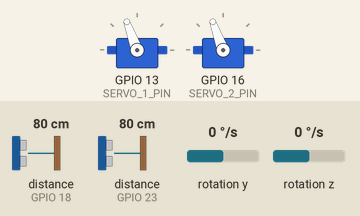
Bench run of a sketch on a simulated ESP32. Parts: 2 × servo. Wiring (inferred from the names in the program): 2 × ultrasonic range finder: trigger GPIO 5, echo GPIO 18 / trigger GPIO 19, echo GPIO 23; MPU-6050 motion sensor at I2C address 0x68. The inputs (shaded band) are chosen by the test bench; at power-on: distance to the obstacle (sensors on GPIO 18, GPIO 23) 80 cm, rotation y 0 °/s, rotation z 0 °/s. The echo pulse lasts 58.3 µs per cm; servo pulses on a pin are drawn as a servo (544–2400 µs = 0–180°); what the sketch prints to the serial monitor is not drawn.

Above: at 1.4 s.
1.5 s: distance to the obstacle (sensor on GPIO 18) set to 2 cm
At 2.93 s:
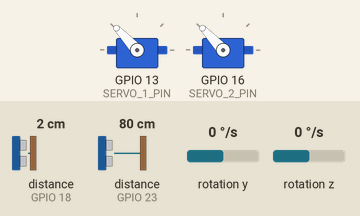
4.5 s: distance to the obstacle (sensor on GPIO 18) set to 4 cm
At 5.5 s:
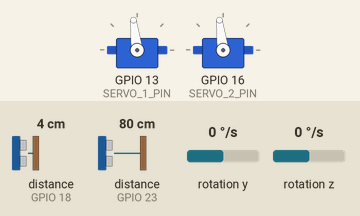
7.5 s: distance to the obstacle (sensor on GPIO 23) set to 4 cm
At 8.38 s:
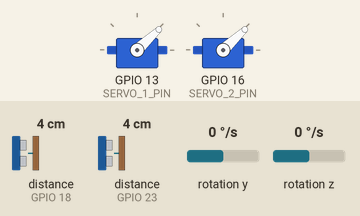
10.5 s: distance to the obstacle (sensor on GPIO 23) set to 18 cm
At 10.69 s:
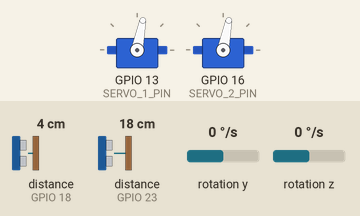
13.5 s: rotation y set to -192 °/s
16.5 s: rotation z set to -192 °/s
Timing chart, 0 to 20.5 s (numbered marks = the images above; inputs shaded):
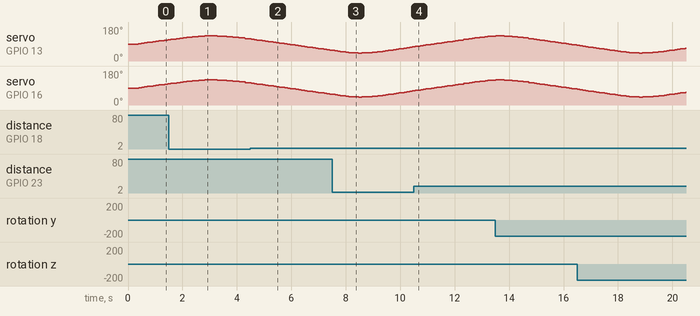

The sketch:

bupi_sonar_3d_scanner.ino
```cpp
/*
 * ==============================================================================
 * BUPI DUAL-ULTRASONIC + DUAL-SERVO 2.5D/3D SPATIAL SCANNER FIRMWARE
 * Smooth S-Curve Motion & Micro-Stepped Turret Sweeping
 * Project: BUPI Autonomous Robotics Fleet
 * Target: ESP32 Microcontroller (Zero External Library Conflicts)
 *
 * HARDWARE PINOUT:
 *   - Sensor 1 (Low / Primary Beam):  TRIG_1 = GPIO 5,  ECHO_1 = GPIO 18 (Voltage Shifted)
 *   - Sensor 2 (High / Tilted Beam):   TRIG_2 = GPIO 19, ECHO_2 = GPIO 23 (D23 on silkscreen)
 *   - Servo 1 (Azimuth / Yaw 1):       GPIO 13 (50 Hz Hardware PWM)
 *   - Servo 2 (Elevation / Yaw 2):     GPIO 16 (50 Hz Hardware PWM)
 *   - MPU6050 IMU (Optional Auto-ID): SDA = GPIO 21,  SCL = GPIO 22 (0x68 / 0x69)
 *
 * SMOOTH MOTION FEATURES:
 *   1. Sub-Degree Micro-Resolution via 14-Bit LEDC PWM (0.11 deg step precision).
 *   2. Quintic Smoothstep Hermite S-Curve Easing: S(t) = 6t^5 - 15t^4 + 10t^3.
 *   3. Soft Boundary Deceleration: Cosine easing when approaching min/max sector bounds.
 *   4. Anti-Brownout Staggered Micro-Slices (2ms gap between servo PWM writes).
 *   5. Anti-Crosstalk Acoustic Gap (15ms separation + 10ms single-retry fallback).
 * ==============================================================================
 */

#include <Arduino.h>
#include <Wire.h>
#include <math.h>

// --- Hardware Pin Definitions ---
#define TRIG_1_PIN     5
#define ECHO_1_PIN     18
#define TRIG_2_PIN     19
#define ECHO_2_PIN     23    // GPIO 23 (D23) - confirmed wiring without pin 36
#define SERVO_1_PIN    13
#define SERVO_2_PIN    16
#define I2C_SDA_PIN    21
#define I2C_SCL_PIN    22

// --- Servo PWM Setup (50 Hz, 14-bit resolution, 500us to 2400us) ---
#define SERVO_PWM_FREQ       50
#define SERVO_PWM_RES        14     // 0 to 16383
#define SERVO_MIN_US         500
#define SERVO_MAX_US         2400
#define SERVO_PERIOD_US      20000

enum ScanMode {
  MODE_STACKED_3D = 0,
  MODE_OPPOSED_360 = 1,
  MODE_PITCH_TILT_3D = 2
};

struct ScanConfig {
  ScanMode mode        = MODE_STACKED_3D;
  float min_ang        = 45.0f;
  float max_ang        = 135.0f;
  float step_deg       = 2.0f;
  int settle_ms        = 35;  // Full 35ms mechanical stabilization before Sensor 1 triggers
  int move_ms          = 35;
  bool sweep_enabled   = true;
  bool center_locked   = false;
  float pitch_min      = 0.0f;
  float pitch_max      = 30.0f;
  float pitch_step     = 5.0f;
} cfg;

#define SERVO_HORN_OFFSET_CM 3.5f  // Distance from servo rotation pivot to transducer face
#define MAX_ANGLE_BINS       181
#define CACHE_MAX_MISSES     2

// Turret runtime positions (float for sub-degree smooth motion)
float cur_s1_ang = 90.0f;
float cur_s2_ang = 90.0f;
float cur_pitch_ang = 10.0f;
int s1_sweep_dir = 1;
int pitch_dir = 1;

// IMU State
bool imu_detected = false;
uint8_t imu_addr = 0x68;
float gyro_z_bias = 0.0f, gyro_y_bias = 0.0f;
float est_yaw = 0.0f, est_pitch = 0.0f;
unsigned long last_imu_us = 0;

// Rolling per-angle-bin last-valid cache to smooth single-frame acoustic dropouts
float bin_cache_d1[MAX_ANGLE_BINS];
float bin_cache_d2[MAX_ANGLE_BINS];
uint8_t bin_miss1[MAX_ANGLE_BINS];
uint8_t bin_miss2[MAX_ANGLE_BINS];
bool bin_has1[MAX_ANGLE_BINS];
bool bin_has2[MAX_ANGLE_BINS];

// --- Sub-degree High-Resolution LEDC Servo Driver ---
uint32_t angleToDuty(float angle_deg) {
  angle_deg = constrain(angle_deg, 0.0f, 180.0f);
  float pulse_us = (float)SERVO_MIN_US + ((float)(SERVO_MAX_US - SERVO_MIN_US) * angle_deg / 180.0f);
  return (uint32_t)((pulse_us * ((1 << SERVO_PWM_RES) - 1)) / (float)SERVO_PERIOD_US);
}

void initServoPWM() {
#if defined(ESP_ARDUINO_VERSION_MAJOR) && (ESP_ARDUINO_VERSION_MAJOR >= 3)
  ledcAttach(SERVO_1_PIN, SERVO_PWM_FREQ, SERVO_PWM_RES);
  ledcAttach(SERVO_2_PIN, SERVO_PWM_FREQ, SERVO_PWM_RES);
#else
  ledcSetup(0, SERVO_PWM_FREQ, SERVO_PWM_RES);
  ledcAttachPin(SERVO_1_PIN, 0);
  ledcSetup(1, SERVO_PWM_FREQ, SERVO_PWM_RES);
  ledcAttachPin(SERVO_2_PIN, 1);
#endif
}

void writeRawServo1(float angle_deg) {
  uint32_t duty = angleToDuty(angle_deg);
#if defined(ESP_ARDUINO_VERSION_MAJOR) && (ESP_ARDUINO_VERSION_MAJOR >= 3)
  ledcWrite(SERVO_1_PIN, duty);
#else
  ledcWrite(0, duty);
#endif
  cur_s1_ang = angle_deg;
}

void writeRawServo2(float angle_deg) {
  uint32_t duty = angleToDuty(angle_deg);
#if defined(ESP_ARDUINO_VERSION_MAJOR) && (ESP_ARDUINO_VERSION_MAJOR >= 3)
  ledcWrite(SERVO_2_PIN, duty);
#else
  ledcWrite(1, duty);
#endif
  cur_s2_ang = angle_deg;
}

// Quintic Smoothstep Easing: S(t) = 6t^5 - 15t^4 + 10t^3 (zero jerk at endpoints)
float smoothEasing(float t) {
  if (t <= 0.0f) return 0.0f;
  if (t >= 1.0f) return 1.0f;
  return t * t * t * (t * (t * 6.0f - 15.0f) + 10.0f);
}

// Micro-stepped S-curve movement: translates abrupt jumps into smooth glides
void moveServosSmooth(float target_s1, float target_s2, int duration_ms) {
  float start_s1 = cur_s1_ang;
  float start_s2 = cur_s2_ang;
  float delta_1 = target_s1 - start_s1;
  float delta_2 = target_s2 - start_s2;

  if (fabs(delta_1) < 0.05f && fabs(delta_2) < 0.05f) {
    writeRawServo1(target_s1);
    writeRawServo2(target_s2);
    return;
  }

  int slices = duration_ms / 6;
  if (slices < 4) slices = 4;
  int slice_delay = duration_ms / slices;

  for (int i = 1; i <= slices; i++) {
    float t = (float)i / (float)slices;
    float ease = smoothEasing(t);
    writeRawServo1(start_s1 + delta_1 * ease);
    delay(2); // Stagger PWM updates to prevent simultaneous motor coil inrush
    writeRawServo2(start_s2 + delta_2 * ease);
    if (slice_delay > 2) delay(slice_delay - 2);
  }
  writeRawServo1(target_s1);
  writeRawServo2(target_s2);
  delay(cfg.settle_ms);
}

// --- HC-SR04 Ultrasonic Transducer Driver (Calibrated at 24°C + Smart Single Retry) ---
float measureSinglePingCm(uint8_t trig_pin, uint8_t echo_pin, bool &is_valid) {
  digitalWrite(trig_pin, LOW);
  delayMicroseconds(4);
  digitalWrite(trig_pin, HIGH);
  delayMicroseconds(12);
  digitalWrite(trig_pin, LOW);

  unsigned long duration_us = pulseIn(echo_pin, HIGH, 24000UL);
  // Speed of sound at 24°C: 345.8 m/s -> 0.01729 cm/us one-way
  float raw_dist_cm = (float)duration_us * 0.01729f;
  // Filter timeouts (0) and false origin ringing (< 3.0 cm raw echo)
  if (duration_us > 0 && raw_dist_cm >= 3.0f) {
    float dist_cm = raw_dist_cm + SERVO_HORN_OFFSET_CM;
    if (dist_cm <= 400.0f) {
      is_valid = true;
      return dist_cm;
    }
  }
  is_valid = false;
  return 400.0f;
}

float fireSingleUltrasonic(uint8_t trig_pin, uint8_t echo_pin, bool &is_valid) {
  // Primary clean ping
  float d = measureSinglePingCm(trig_pin, echo_pin, is_valid);
  if (is_valid) {
    return d;
  }
  // Smart single retry ONLY on timeout/missed echo after 10ms acoustic clear delay
  delay(10);
  return measureSinglePingCm(trig_pin, echo_pin, is_valid);
}

float applyBinCache(
  float angle_deg,
  float raw_dist,
  bool &is_valid,
  float *cache_dist,
  uint8_t *cache_miss,
  bool *cache_valid
) {
  int bin_idx = constrain((int)roundf(angle_deg), 0, MAX_ANGLE_BINS - 1);
  if (is_valid) {
    cache_dist[bin_idx] = raw_dist;
    cache_miss[bin_idx] = 0;
    cache_valid[bin_idx] = true;
    return raw_dist;
  }

  // Smooth brief acoustic dropouts (<= CACHE_MAX_MISSES) from rolling per-angle cache
  if (cache_valid[bin_idx] && cache_miss[bin_idx] < CACHE_MAX_MISSES) {
    cache_miss[bin_idx]++;
    is_valid = true;
    return cache_dist[bin_idx];
  }

  cache_valid[bin_idx] = false;
  return 400.0f;
}

// --- MPU6050 Raw I2C Driver ---
bool checkI2C(uint8_t addr) {
  Wire.beginTransmission(addr);
  return (Wire.endTransmission() == 0);
}

void initMPU6050() {
  Wire.begin(I2C_SDA_PIN, I2C_SCL_PIN, 400000UL);
  if (checkI2C(0x68)) imu_addr = 0x68;
  else if (checkI2C(0x69)) imu_addr = 0x69;
  else { imu_detected = false; return; }

  imu_detected = true;
  Wire.beginTransmission(imu_addr);
  Wire.write(0x6B); // PWR_MGMT_1
  Wire.write(0x00); // Wake
  Wire.endTransmission();
  delay(15);

  float sum_z = 0.0f, sum_y = 0.0f;
  for (int i = 0; i < 40; i++) {
    Wire.beginTransmission(imu_addr);
    Wire.write(0x45); // GYRO_YOUT_H
    Wire.endTransmission(false);
    Wire.requestFrom(imu_addr, (uint8_t)4);
    if (Wire.available() >= 4) {
      int16_t gy = (Wire.read() << 8) | Wire.read();
      int16_t gz = (Wire.read() << 8) | Wire.read();
      sum_y += (float)gy / 131.0f;
      sum_z += (float)gz / 131.0f;
    }
    delay(3);
  }
  gyro_y_bias = sum_y / 40.0f;
  gyro_z_bias = sum_z / 40.0f;
  last_imu_us = micros();
}

void updateIMU() {
  if (!imu_detected) return;
  unsigned long now_us = micros();
  float dt = (float)(now_us - last_imu_us) / 1000000.0f;
  last_imu_us = now_us;
  if (dt <= 0.0f || dt > 0.5f) dt = 0.02f;

  Wire.beginTransmission(imu_addr);
  Wire.write(0x45);
  Wire.endTransmission(false);
  Wire.requestFrom(imu_addr, (uint8_t)4);
  if (Wire.available() >= 4) {
    int16_t gy = (Wire.read() << 8) | Wire.read();
    int16_t gz = (Wire.read() << 8) | Wire.read();
    float ry = ((float)gy / 131.0f) - gyro_y_bias;
    float rz = ((float)gz / 131.0f) - gyro_z_bias;
    if (fabs(ry) > 0.8f) est_pitch += ry * dt;
    if (fabs(rz) > 0.8f) est_yaw += rz * dt;
  }
}

// --- Serial JSON Configuration Command Parser ---
void handleSerialCommands() {
  while (Serial.available()) {
    String line = Serial.readStringUntil('\n');
    line.trim();
    if (line.length() == 0 || line.charAt(0) != '{') continue;

    if (line.indexOf("\"center_90\":1") != -1 || line.indexOf("\"center\":true") != -1) {
      cfg.center_locked = true;
      cfg.sweep_enabled = false;
      moveServosSmooth(90.0f, 90.0f, 250);
      continue;
    }
    if (line.indexOf("\"center_90\":0") != -1 || line.indexOf("\"resume\":true") != -1) {
      cfg.center_locked = false;
      cfg.sweep_enabled = true;
    }

    if (line.indexOf("\"mode\":\"STACKED_3D\"") != -1) cfg.mode = MODE_STACKED_3D;
    else if (line.indexOf("\"mode\":\"OPPOSED_360\"") != -1) cfg.mode = MODE_OPPOSED_360;
    else if (line.indexOf("\"mode\":\"PITCH_TILT_3D\"") != -1) cfg.mode = MODE_PITCH_TILT_3D;

    int idx_min = line.indexOf("\"min_ang\":");
    if (idx_min != -1) cfg.min_ang = constrain((float)line.substring(idx_min + 10).toFloat(), 0.0f, 90.0f);

    int idx_max = line.indexOf("\"max_ang\":");
    if (idx_max != -1) cfg.max_ang = constrain((float)line.substring(idx_max + 10).toFloat(), 90.0f, 180.0f);

    int idx_step = line.indexOf("\"step\":");
    if (idx_step != -1) cfg.step_deg = constrain((float)line.substring(idx_step + 7).toFloat(), 0.5f, 10.0f);

    int idx_en = line.indexOf("\"sweep_en\":");
    if (idx_en != -1) {
      cfg.sweep_enabled = (line.substring(idx_en + 11).toInt() == 1);
      if (cfg.sweep_enabled) {
        cfg.center_locked = false;
      }
    }
  }
}

// --- Setup ---
void setup() {
  Serial.begin(115200);
  while (!Serial && millis() < 1200);

  pinMode(TRIG_1_PIN, OUTPUT);
  pinMode(ECHO_1_PIN, INPUT);
  digitalWrite(TRIG_1_PIN, LOW);

  pinMode(TRIG_2_PIN, OUTPUT);
  pinMode(ECHO_2_PIN, INPUT);
  digitalWrite(TRIG_2_PIN, LOW);

  initServoPWM();
  initMPU6050();

  for (int i = 0; i < MAX_ANGLE_BINS; i++) {
    bin_cache_d1[i] = 400.0f;
    bin_cache_d2[i] = 400.0f;
    bin_miss1[i] = 0;
    bin_miss2[i] = 0;
    bin_has1[i] = false;
    bin_has2[i] = false;
  }

  // Smoothly center servos to 90 degrees on startup
  moveServosSmooth(90.0f, 90.0f, 200);
  delay(100);
}

// --- Main Operational Loop ---
void loop() {
  // 1. Process host commands
  handleSerialCommands();

  // 2. Compute next target servo positions with soft boundary deceleration
  float target_s1 = cur_s1_ang;
  float target_s2 = cur_s2_ang;

  if (cfg.center_locked) {
    if (fabs(cur_s1_ang - 90.0f) > 0.5f || fabs(cur_s2_ang - 90.0f) > 0.5f) {
      moveServosSmooth(90.0f, 90.0f, 200);
    } else {
      delay(cfg.settle_ms);
    }
  } else if (cfg.sweep_enabled) {
    float dist_min = cur_s1_ang - cfg.min_ang;
    float dist_max = cfg.max_ang - cur_s1_ang;
    float dist_edge = dist_min < dist_max ? dist_min : dist_max;
    if (dist_edge < 0.0f) dist_edge = 0.0f;

    // Harmonic cosine ease-in/ease-out within 12 degrees of sector boundaries
    float speed_factor = 1.0f;
    if (dist_edge < 12.0f) {
      speed_factor = 0.40f + 0.60f * (0.5f * (1.0f - cosf((dist_edge / 12.0f) * 3.14159265f)));
    }
    float dynamic_step = cfg.step_deg * speed_factor;
    if (dynamic_step < 0.6f) dynamic_step = 0.6f;

    switch (cfg.mode) {
      case MODE_STACKED_3D:
        target_s1 += ((float)s1_sweep_dir * dynamic_step);
        if (target_s1 >= cfg.max_ang) {
          target_s1 = cfg.max_ang;
          s1_sweep_dir = -1;
        } else if (target_s1 <= cfg.min_ang) {
          target_s1 = cfg.min_ang;
          s1_sweep_dir = 1;
        }
        target_s2 = target_s1;
        break;

      case MODE_OPPOSED_360:
        target_s1 += ((float)s1_sweep_dir * dynamic_step);
        if (target_s1 >= 180.0f) {
          target_s1 = 180.0f;
          s1_sweep_dir = -1;
        } else if (target_s1 <= 0.0f) {
          target_s1 = 0.0f;
          s1_sweep_dir = 1;
        }
        target_s2 = 180.0f - target_s1;
        break;

      case MODE_PITCH_TILT_3D:
        target_s1 += ((float)s1_sweep_dir * dynamic_step);
        if (target_s1 >= cfg.max_ang) {
          target_s1 = cfg.max_ang;
          s1_sweep_dir = -1;
          cur_pitch_ang += ((float)pitch_dir * cfg.pitch_step);
          if (cur_pitch_ang >= cfg.pitch_max) {
            cur_pitch_ang = cfg.pitch_max;
            pitch_dir = -1;
          } else if (cur_pitch_ang <= cfg.pitch_min) {
            cur_pitch_ang = cfg.pitch_min;
            pitch_dir = 1;
          }
        } else if (target_s1 <= cfg.min_ang) {
          target_s1 = cfg.min_ang;
          s1_sweep_dir = 1;
        }
        target_s2 = 90.0f + cur_pitch_ang;
        break;
    }

    moveServosSmooth(target_s1, target_s2, cfg.move_ms);
  } else {
    delay(cfg.settle_ms);
  }

  // 3. Staggered Anti-Crosstalk Ultrasonic Transducer Pings (15ms separation)
  bool valid1 = false, valid2 = false;
  float raw_d1 = fireSingleUltrasonic(TRIG_1_PIN, ECHO_1_PIN, valid1);
  delay(15); // 15ms inter-sensor acoustic separation
  float raw_d2 = fireSingleUltrasonic(TRIG_2_PIN, ECHO_2_PIN, valid2);

  // 4. Rolling Per-Angle-Bin Cache (smooths brief acoustic dropouts without UI flickering)
  float d1_filt = applyBinCache(cur_s1_ang, raw_d1, valid1, bin_cache_d1, bin_miss1, bin_has1);
  float d2_filt = applyBinCache(cur_s2_ang, raw_d2, valid2, bin_cache_d2, bin_miss2, bin_has2);
  float delta_d = d2_filt - d1_filt;

  // 5. Tier-1 Hardware Safety Stop (<18.0cm on either sensor)
  int safety_stop = 0;
  if ((valid1 && d1_filt < 18.0f) || (valid2 && d2_filt < 18.0f)) {
    safety_stop = 1;
  }

  updateIMU();

  // 6. JSON Telemetry Stream
  const char* m_str = "STACKED_3D";
  if (cfg.mode == MODE_OPPOSED_360) m_str = "OPPOSED_360";
  else if (cfg.mode == MODE_PITCH_TILT_3D) m_str = "PITCH_TILT_3D";

  Serial.print("{\"bot_id\":\"BUPI-01\",");
  Serial.print("\"ts\":"); Serial.print(millis()); Serial.print(",");
  Serial.print("\"mode\":\""); Serial.print(m_str); Serial.print("\",");
  Serial.print("\"s1_ang\":"); Serial.print(cur_s1_ang, 1); Serial.print(",");
  Serial.print("\"s2_ang\":"); Serial.print(cur_s2_ang, 1); Serial.print(",");
  Serial.print("\"d1_cm\":"); Serial.print(d1_filt, 1); Serial.print(",");
  Serial.print("\"d2_cm\":"); Serial.print(d2_filt, 1); Serial.print(",");
  Serial.print("\"delta_d\":"); Serial.print(delta_d, 1); Serial.print(",");
  Serial.print("\"valid1\":"); Serial.print(valid1 ? 1 : 0); Serial.print(",");
  Serial.print("\"valid2\":"); Serial.print(valid2 ? 1 : 0); Serial.print(",");
  Serial.print("\"safety_stop\":"); Serial.print(safety_stop); Serial.print(",");
  Serial.print("\"imu\":"); Serial.print(imu_detected ? "true" : "false"); Serial.print(",");

  if (imu_detected) {
    Serial.print("\"yaw\":"); Serial.print(est_yaw, 1); Serial.print(",");
    Serial.print("\"pitch\":"); Serial.print(est_pitch, 1);
  } else {
    Serial.print("\"yaw\":null,\"pitch\":null");
  }
  Serial.println("}");
}
```
